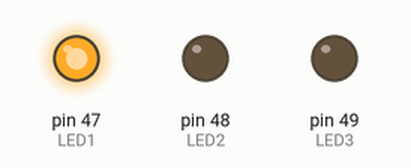
The sketch below on a simulated Arduino Mega 2560, built with avr-gcc and run on an emulated ATmega2560. Parts: output pins drawn as LEDs (lit = HIGH).

Above: at 0.16 s.
At 1.49 s:
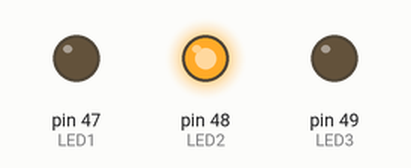
At 2.83 s:
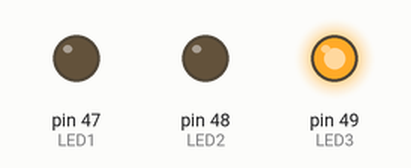
Timing chart, 0 to 3.1 s (numbered marks = the images above):
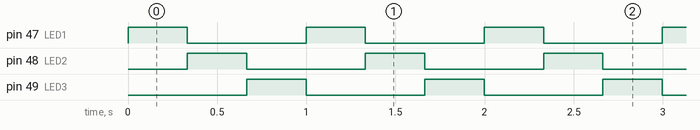

The sketch:

part1.2_3_Flashing_LEDs.ino
```cpp
#define LED1 47
#define LED2 48
#define LED3 49

// the setup function runs once when you press reset or power the board
void setup() {
  // PART 1.2 - using pinMode and digitalWrite
  // initialize digital pins as an output.
  pinMode(LED1, OUTPUT);
  pinMode(LED2, OUTPUT);
  pinMode(LED3, OUTPUT);
}

// the loop function runs over and over again forever
void loop() {
  // PART 1.2 - using pinMode and digitalWrite
  digitalWrite(LED1, HIGH);
  // digitalWrite(LED2, LOW);
  digitalWrite(LED3, LOW);
  delay(333);

  digitalWrite(LED1, LOW);
  digitalWrite(LED2, HIGH);
  // digitalWrite(LED3, LOW);
  delay(333);

  // digitalWrite(LED1, LOW);
  digitalWrite(LED2, LOW);
  digitalWrite(LED3, HIGH);
  delay(333);
}
```

Measured:
- by itself, pin 47 (LED1), pin 48 (LED2), pin 49 (LED3): alternates HIGH for 0.33 s and LOW for 0.67 s
- by itself, everything shown: repeats every 1.0 s, in 3 steps
